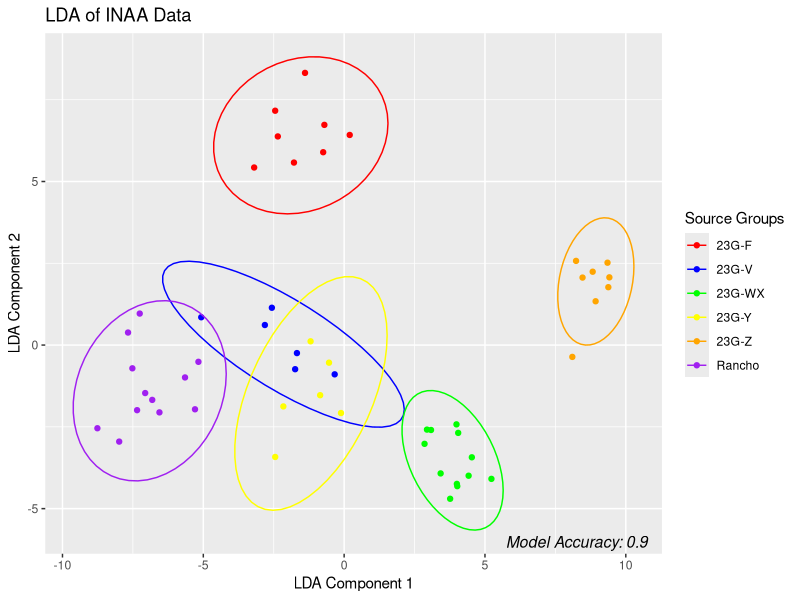
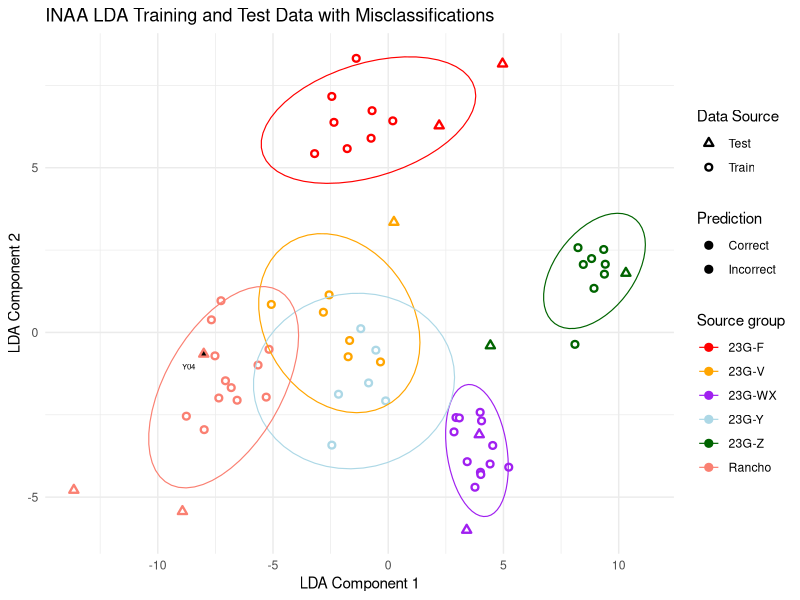

Recreate these plots in R, in order.
# Load necessary libraries
library(MASS)
library(ggplot2)
library(dplyr)
library(lattice)
library(caret)


inaa <- read.csv("Technique Comparison/INAA_comparison_dataset.csv") 

# Extract ANID column before it's removed. for final ploting purposes 
ANID_column <- inaa$ANID

# Remove the ANID column from the dataset
inaa <- inaa[, !(names(inaa) %in% c("ANID"))]

# Apply log10 transformation (+1 to avoid issues with zero)
inaa[ , sapply(inaa, is.numeric)] <- log10(inaa[ , sapply(inaa, is.numeric)] + 1)

#split data into training (80%) and test set (20%)
set.seed(2025)

training.samples_inaa <- inaa$Group %>%
  createDataPartition(p = 0.8, list = FALSE)

train.data_inaa <- inaa[training.samples_inaa, ]
test.data_inaa <- inaa[-training.samples_inaa, ]

ANID_train <- ANID_column[training.samples_inaa]
ANID_test <- ANID_column[-training.samples_inaa]

# Normalize the data 
# Estimate preprocessing parameters
preproc.param_inaa <- train.data_inaa %>% 
  preProcess(method = c("center", "scale"))

# Transform the data using the estimated parameters
train.transformed_inaa <- predict(preproc.param_inaa, train.data_inaa)
test.transformed_inaa <- predict(preproc.param_inaa, test.data_inaa)

# Check the structure of the transformed data to ensure it looks good
str(train.transformed_inaa)
str(test.transformed_inaa)

#Perform LDA
lda_inaa <- lda(Group ~ ., data = train.transformed_inaa)

# Make predictions
test.prediction_inaa <- predict(lda_inaa, test.transformed_inaa)

# Model accuracy
accuracy_inaa <- mean(test.prediction_inaa$class == test.transformed_inaa$Group)
print(paste("Model accuracy: ", accuracy_inaa))

# Predicted classes
head(test.prediction_inaa$class, 6)
# Predicted probabilities of class membership.
head(test.prediction_inaa$posterior, 6) 
# Linear discriminants
head(test.prediction_inaa$x, 3) 


lda.data_inaa <- cbind(train.transformed_inaa, predict(lda_inaa)$x)

ggplot(lda.data_inaa, aes(LD1, LD2)) +
  geom_point(alpha = 1, aes(color = Group)) +
  stat_ellipse(aes(color = Group)) +
  labs(title = "LDA of INAA Data", x = "LDA Component 1", y = "LDA Component 2", color = "Source Groups") +
  scale_color_manual(values = c("red", "blue", "green", "yellow", "orange", "purple", "pink", "brown", "gray", 
                                "black", "white", "cyan", "magenta", "lightblue", "darkgreen", "gold", 
                                "beige", "salmon", "peachpuff", "#E6E6FA", "darkblue", "turquoise")) +  # Hex code for lavender and dark blue
  annotate(
    "text", 
    x = Inf, y = -Inf, label = paste("Model Accuracy:", round(accuracy_inaa, 10)), 
    hjust = 1.1, vjust = -0.5, size = 4, fontface = "italic", color = "black"
  )




###Confusion Matrix
#Ensure predicted values and actual labels are factors 
predicted <- factor(test.prediction_inaa$class)
actual <- factor(test.transformed_inaa$Group)

#Match levels. Ensure they have the same levels. 
common_levels <- union(levels(predicted), levels(actual))

predicted <- factor(predicted, levels = common_levels)
actual <- factor(actual, levels = common_levels)

#Run Confusion Matrix 
conf_mat <- confusionMatrix(predicted, actual)
print(conf_mat)


#Plot training and test predictions 
test_plot_data <- test.transformed_inaa %>%
  mutate(
    LD1 = test.prediction_inaa$x[, 1],
    LD2 = test.prediction_inaa$x[, 2],
    Source = "Test",
    PredictedGroup = test.prediction_inaa$class,
    Correct = ifelse(PredictedGroup == Group, "Correct", "Incorrect"),
    ANID = ANID_test
  )

train_plot_data <- lda.data_inaa %>%
  mutate(
    Source = "Train",
    PredictedGroup = Group,
    Correct = "Correct",
    ANID = ANID_train
  )

plot_data <- bind_rows(train_plot_data, test_plot_data)
View(plot_data)

library(ggrepel)

#plot with all test and train, misclassified test labels and colored. 
ggplot(plot_data, aes(x = LD1, y = LD2)) +
  geom_point(
    aes(
      color = PredictedGroup,
      shape = Source,
      fill = Correct
    ),
    size = 1.5,
    stroke = 1.2
  ) +
  # 90% confidence ellipses for each true group
  stat_ellipse(aes(group = Group, color = Group),
               level = 0.90, linetype = "solid", size = 0.4) +
  # Label only misclassified points
  geom_text_repel(
    data = filter(plot_data, Correct == "Incorrect"),
    aes(label = ANID),
    size = 2,
    max.overlaps = 50,
    box.padding = 0.4,
    point.padding = 0.4,
    segment.color = "gray50"
  ) +
  scale_shape_manual(values = c("Train" = 21, "Test" = 24)) +  # Hollow shapes
  scale_fill_manual(values = c("Correct" = "white", "Incorrect" = "black")) +
  scale_color_manual(values = c(
    "red", "orange", "purple", "lightblue", "darkgreen", 
     "salmon", "darkblue", "turquoise"
  )) +
  labs(
    title = "INAA LDA Training and Test Data with Misclassifications",
    x = "LDA Component 1",
    y = "LDA Component 2",
    color = "Source group",
    shape = "Data Source",
    fill = "Prediction"
  ) +
  theme_minimal()



